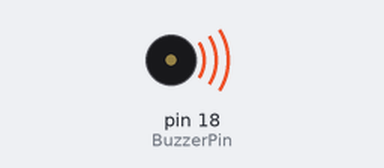
A sketch run on a simulated Arduino Uno, built with avr-gcc and run on an emulated ATmega328P. Shown: buzzer (waves = sounding).

Above: at 0.1 s.
Timing chart, 0 to 40.0 s (numbered marks = the images above):
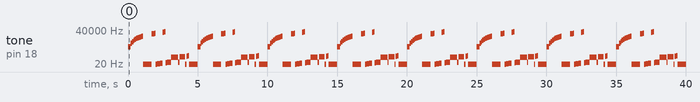

The sketch:

Abuzzer.ino
```cpp
//A sketch to demonstrate the tone() function

//Specify digital pin on the Arduino that the positive lead of piezo buzzer is attached.
int BuzzerPin = 18;
int Pin = 9;

void setup() {

}//close setup

void loop() {

   /*Tone needs 2 arguments, but can take three
    1) Pin#
    2) Frequency - this is in hertz (cycles per second) which determines the pitch of the noise made
    3) Duration - how long teh tone plays
  */
  BuzzerPin = 18;
  tone(BuzzerPin, 1000, 200);
  //tone(BuzzerPin, 200000, 100);
delay(100);
  //tone(BuzzerPin, 30000, 100);
delay(100);
   tone(BuzzerPin, 2000, 200);
delay(100);
   tone(BuzzerPin, 3000, 200);
delay(100);
   tone(BuzzerPin, 4000, 200);
delay(100);
   tone(BuzzerPin, 5000, 200);
delay(100);
   tone(BuzzerPin, 6000, 200);
delay(100);
   tone(BuzzerPin, 7000, 200);
delay(100);
   tone(BuzzerPin, 8000, 200);
delay(100);
   tone(BuzzerPin, 9000, 200);
delay(100);
   tone(BuzzerPin, 10000, 200);
delay(100);
   tone(BuzzerPin, 9, 200); //tone(BuzzerPin, 11000, 200);

delay(100);
   tone(BuzzerPin, 12, 200);
delay(100);
   tone(BuzzerPin, 13, 200);
delay(100);
   tone(BuzzerPin, 14, 200);
delay(100);
   tone(BuzzerPin, 15, 200);
delay(100);
   tone(BuzzerPin, 16, 200);
delay(100);
   tone(BuzzerPin, 17000, 300);
delay(100);
   tone(BuzzerPin, 18000, 200);
 delay(100);
   tone(BuzzerPin, 19000, 300);
   delay(100);
   tone(BuzzerPin, 20, 200);
   delay(100);
   tone(BuzzerPin, 21, 100);
   delay(100);
   tone(BuzzerPin, 22, 200);
      delay(100);
   tone(BuzzerPin, 23, 300);
      delay(100);
   tone(BuzzerPin, 24, 200);
   delay(100);
   tone(BuzzerPin, 25000, 200);
   delay(100);
   tone(BuzzerPin, 26000, 200);
   delay(100);
   tone(BuzzerPin, 27, 200);
   delay(100);
   tone(BuzzerPin, 28, 200);
   delay(100);
   tone(BuzzerPin, 29, 200);
   delay(100);
   tone(BuzzerPin, 30, 200);
   delay(100);
   tone(BuzzerPin, 91, 200);
        delay(100);
   tone(BuzzerPin, 92, 200);
         delay(100);
   tone(BuzzerPin, 93, 200);
         delay(100);
   tone(BuzzerPin, 94, 200);
         delay(100);
   tone(BuzzerPin, 95, 200);
         delay(100);
   tone(BuzzerPin, 30, 200);
         delay(100);
   tone(BuzzerPin, 97, 200);
         delay(100);
   tone(BuzzerPin, 96, 200);
         delay(100);
   tone(BuzzerPin, 99, 200);
         delay(100);
   tone(BuzzerPin, 98, 200);
         delay(100);
   tone(BuzzerPin, 9, 200);
         delay(100);
   tone(BuzzerPin, 111, 200);
         delay(100);
   tone(BuzzerPin, 121, 200);
         delay(100);
   tone(BuzzerPin, 5, 200);
         delay(100);
   tone(BuzzerPin, 4, 200);
         delay(100);
   tone(BuzzerPin, 3, 200);
         delay(100);
   tone(BuzzerPin, 2, 200);
         delay(100);
   tone(BuzzerPin, 1, 200);
         delay(100);
   tone(BuzzerPin, 12, 200);
         delay(100);
   tone(BuzzerPin, 11, 200);
}
```

Measured:
- by itself, tone on pin 18 (BuzzerPin): plays 1000 Hz for 0.20 s, 2000 Hz for 0.10 s, 3000 Hz for 0.10 s, 4000 Hz for 0.10 s, 5000 Hz for 0.10 s, 6000 Hz for 0.10 s … (392 notes in this stretch)
